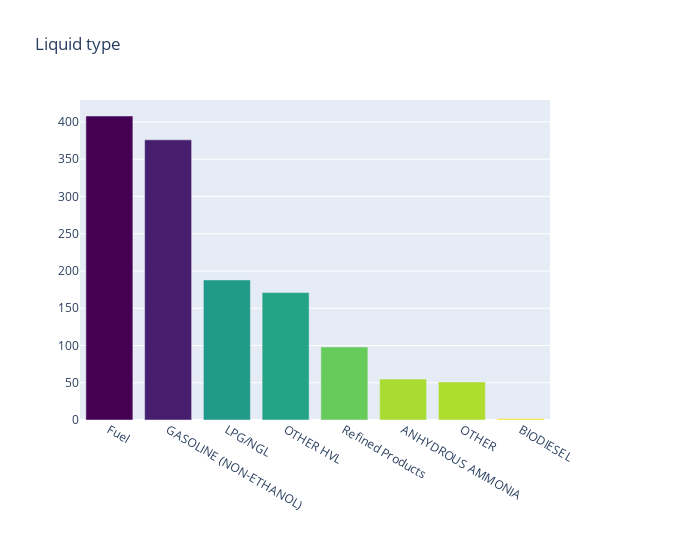

Source (notebook cell):
### Code cell
lstype = lsdata.value_counts()
lstype = go.Bar(
   y = lstype.values, 
   x = lstype.index.values, 
   name = 'Liquid Type Count', 
     marker=dict(
        color=lstype.values,
        colorscale = 'Viridis',
        reversescale = True
        )
)

data = [lstype]

layout = go.Layout (
title = 'Liquid type', 
width = 700, 
margin=go.Margin(b=140, r=150)
)

fig = go.Figure(data=data, layout=layout)
py.iplot(fig, filename='basic-bar')

### Figure 1 — Plotly figure (JSON) as saved in the notebook; plotly's stock layout.template omitted (floating-point values rounded to 4 significant figures)
{"data": [{"marker": {"color": [408, 376, 188, 171, 98, 55, 51, 2], "colorscale": [[0, "#440154"], [0.1111, "#482878"], [0.2222, "#3e4989"], [0.3333, "#31688e"], [0.4444, "#26828e"], [0.5556, "#1f9e89"], [0.6667, "#35b779"], [0.7778, "#6ece58"], [0.8889, "#b5de2b"], [1, "#fde725"]], "reversescale": true}, "name": "Liquid Type Count", "type": "bar", "x": ["Fuel", "GASOLINE (NON-ETHANOL)", "LPG/NGL", "OTHER HVL", "Refined Products", "ANHYDROUS AMMONIA", "OTHER", "BIODIESEL"], "y": [408, 376, 188, 171, 98, 55, 51, 2]}], "layout": {"margin": {"b": 140, "r": 150}, "title": {"text": "Liquid type"}, "width": 700}}
